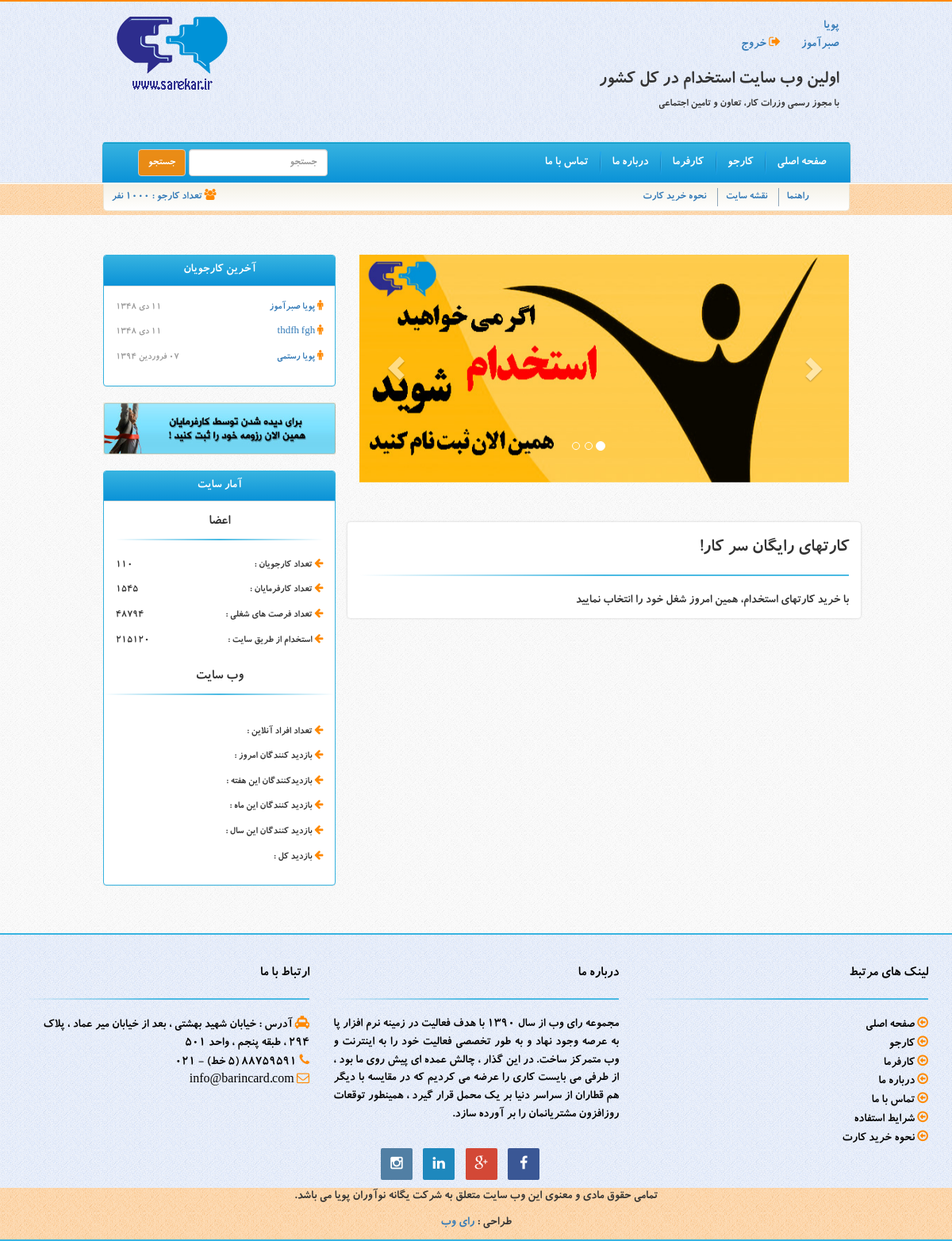
Page / (signed in) on the earlier database version.
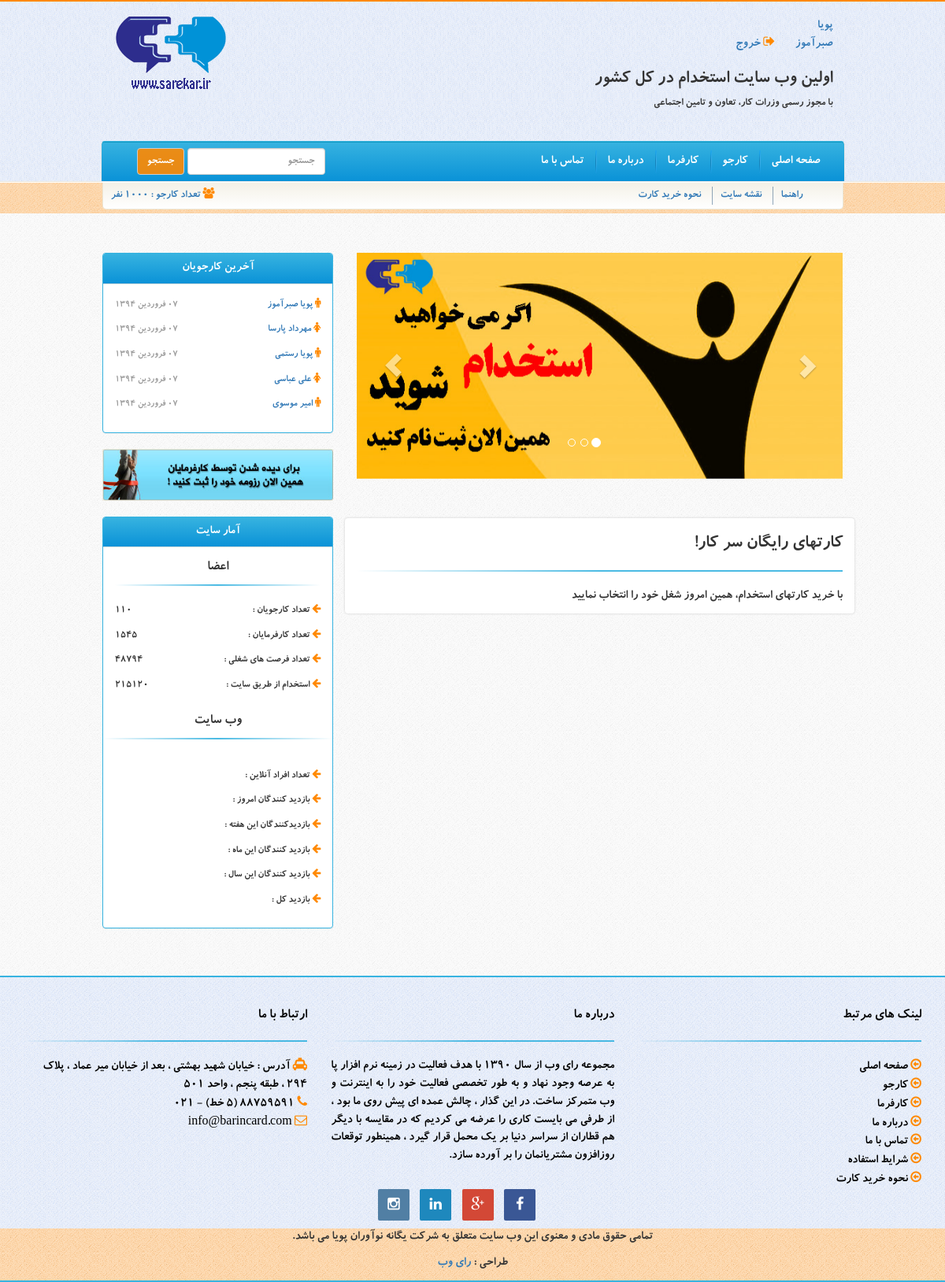
Same page on the later database version.
### tables this page shows
CREATE TABLE IF NOT EXISTS `users` (
  `id` int(11) NOT NULL AUTO_INCREMENT,
  `activation_code` varchar(250) NOT NULL,
  `first_name` varchar(250) NOT NULL,
  `last_name` varchar(250) NOT NULL,
  `melli_code` varchar(250) NOT NULL,
  `password` varchar(250) NOT NULL,
  `religion` varchar(250) NOT NULL,
  `gender` varchar(250) NOT NULL,
  `soldiering_state` varchar(250) NOT NULL,
  `marriage_state` varchar(250) NOT NULL,
  `picture` varchar(250) NOT NULL,
  `birthday` bigint(20) NOT NULL,
  `mobile` varchar(250) NOT NULL,
  `tel` varchar(250) NOT NULL,
  `address` text NOT NULL,
  `email` varchar(250) NOT NULL,
  `website` varchar(250) NOT NULL,
  `job_state` varchar(250) NOT NULL,
  `job_kind` varchar(255) NOT NULL,
  `salary` varchar(255) NOT NULL,
  `province_id_2` int(11) NOT NULL,
  `city_id` int(11) NOT NULL,
  `about_me` text NOT NULL,
  `register_date` bigint(20) NOT NULL,
  PRIMARY KEY (`id`)
);

### core/jdf.php (called while the page is built, shortened)
<?php
function jdate($format,$timestamp='',$none='',$time_zone='Asia/Tehran',$tr_num='fa'){
 $T_sec=0;
 $ts=$T_sec+(($timestamp=='' or $timestamp=='now')?time():tr_num($timestamp));
 $date=explode('_',date('H_i_j_n_O_P_s_w_Y',$ts));
 list($j_y,$j_m,$j_d)=gregorian_to_jalali($date[8],$date[3],$date[2]);
 $sl=strlen($format);
 $out='';
 for($i=0; $i<$sl; $i++){
  $sub=substr($format,$i,1);
  switch($sub){
	case'd':
	$out.=($j_d<10)?'0'.$j_d:$j_d;
	break;
	case'F':
	$out.=jdate_words(array('mm'=>$j_m),' ');
	break;
	case'Y':
	$out.=$j_y;
	break;
	default:$out.=$sub;
  }
 }
 return($tr_num!='en')?tr_num($out,'fa','.'):$out;
}
function tr_num($str,$mod='en',$mf='٫'){
 $num_a=array('0','1','2','3','4','5','6','7','8','9','.');
 $key_a=array('۰','۱','۲','۳','۴','۵','۶','۷','۸','۹',$mf);
 return($mod=='fa')?str_replace($num_a,$key_a,$str):str_replace($key_a,$num_a,$str);
}
function jdate_words($array,$mod=''){
 foreach($array as $type=>$num){
  $num=(int)tr_num($num);
  switch($type){
	case'mm':
	$key=array
	('فروردین','اردیبهشت','خرداد','تیر','مرداد','شهریور','مهر','آبان','آذر','دی','بهمن','اسفند');
	$array[$type]=$key[$num-1];
	break;
  }
 }
 return($mod=='')?$array:implode($mod,$array);
}
function gregorian_to_jalali($g_y,$g_m,$g_d,$mod=''){
	$g_y=tr_num($g_y); $g_m=tr_num($g_m); $g_d=tr_num($g_d);
 $d_4=$g_y%4;
 $g_a=array(0,0,31,59,90,120,151,181,212,243,273,304,334);
 $doy_g=$g_a[(int)$g_m]+$g_d;
 $d_33=(int)((($g_y-16)%132)*.0305);
 $a=($d_33==3 or $d_33<($d_4-1) or $d_4==0)?286:287;
 $b=(($d_33==1 or $d_33==2) and ($d_33==$d_4 or $d_4==1))?78:(($d_33==3 and $d_4==0)?80:79);
 if($doy_g>$b){
  $jy=$g_y-621; $doy_j=$doy_g-$b;
 }else{
  $jy=$g_y-622; $doy_j=$doy_g+$a;
 }
 if($doy_j<187){
  $jm=(int)(($doy_j-1)/31); $jd=$doy_j-(31*$jm++);
 }else{
  $jm=(int)(($doy_j-187)/30); $jd=$doy_j-186-($jm*30); $jm+=7;
 }
 return($mod=='')?array($jy,$jm,$jd):$jy.$mod.$jm.$mod.$jd;
}

### index.php (the view, shortened to what the changed rows need)
<?php require 'core/core.php'; ?>
<!DOCTYPE HTML>
<html>
<head>
    <link rel="stylesheet" href="css/bootstrap.min.css"
    type="text/css" media="all"/>
    <link rel="stylesheet" type="text/css" href="font-awesome/css/font-awesome.min.css">
    <link rel="stylesheet" type="text/css" href="css/custom.css"/>
    </head>
<body>
<div class="container-fluid header-bg">
	<div class="col-md-10 col-md-offset-1">
        <div class="col-md-9 top-header">
        	<ul>
            <?php
				if(!isset($_SESSION['active_user_id'])){
					echo '
					<li><a href="?page=signup"><i class="fa fa-user-plus"></i> ثبت نام </a></li>
					<li><a href="?page=login"><i class="fa fa-sign-in"></i> ورود </a></li>';
				}else{
					$user_login_id = $_SESSION['active_user_id'];
					$user_login_fetch_query = " SELECT * FROM `users` WHERE `id` = '$user_login_id' LIMIT 1 ; " ;
					$user_login_fetch_result = mysqli_query($connection,$user_login_fetch_query);
					$user_login_fetch_row = mysqli_fetch_assoc($user_login_fetch_result);
					echo '
					<li><a href="?page=profile"> '.$user_login_fetch_row['first_name'].' '.$user_login_fetch_row['last_name'].' </a></li>
					<li><a href="logout.php"><i class="fa fa-sign-out"></i> خروج </a></li>';
					}
			?>
            </ul>
        </div>
    </div>
</div>
	<div class="col-md-10 col-md-offset-1">
<?php
	if(isset($_GET['page'])){
				if(is_file('include/'.$_GET['page'].'.php')){
					include 'include/'.$_GET['page'].'.php';
					}else{
					die('صفحه مورد نظر وجود ندارد');
					}
				}else{
					include 'include/home.php';
					}
?>
	</div>
</body>
</html>

### include/left_nav.php (shortened to what the changed rows need)
<?php
	$last_users = '';
	$last_users_query = " SELECT * FROM `users` LIMIT 5 ; " ;
	$last_users_result = mysqli_query($connection,$last_users_query);
	while($last_users_row = mysqli_fetch_assoc($last_users_result)){
		$gender = 'male';
		if($last_users_row['gender'] == 'زن'){
		$gender = 'female';
			}
			$last_users_row['register_date'] = jdate("d F Y" , $last_users_row['register_date']);
			$last_users .= "<p><i class='fa fa-$gender'></i><a href='#'> $last_users_row[first_name] $last_users_row[last_name] </a>
							</p><p align='left'>$last_users_row[register_date]</p>";
		}
?>
<div class="col-md-4">
    	<div class="panel panel-default border">
          <div class="panel-body last-user">
            <?php echo $last_users; ?>
          </div>
        </div>
        <div class="panel panel-default stat border">
          <div class="panel-heading">
            <h2 class="panel-title text-center">آمار سایت</h2>
          </div>
        </div>
    </div>

Differences in the rows shown:
changed users "صبرآموز": last_users_row "۱۱ دی ۱۳۴۸" → "۰۷ فروردین ۱۳۹۴"
changed users: gender "مرد" → "زن" (drawn); first_name "thdfh" → "مهرداد"; last_name "fgh" → "پارسا"; last_users_row "۱۱ دی ۱۳۴۸" → "۰۷ فروردین ۱۳۹۴"
added users: first_name "علی", last_name "عباسی", last_users_row "۰۷ فروردین ۱۳۹۴"
added users: first_name "امیر", last_name "موسوی", last_users_row "۰۷ فروردین ۱۳۹۴"
